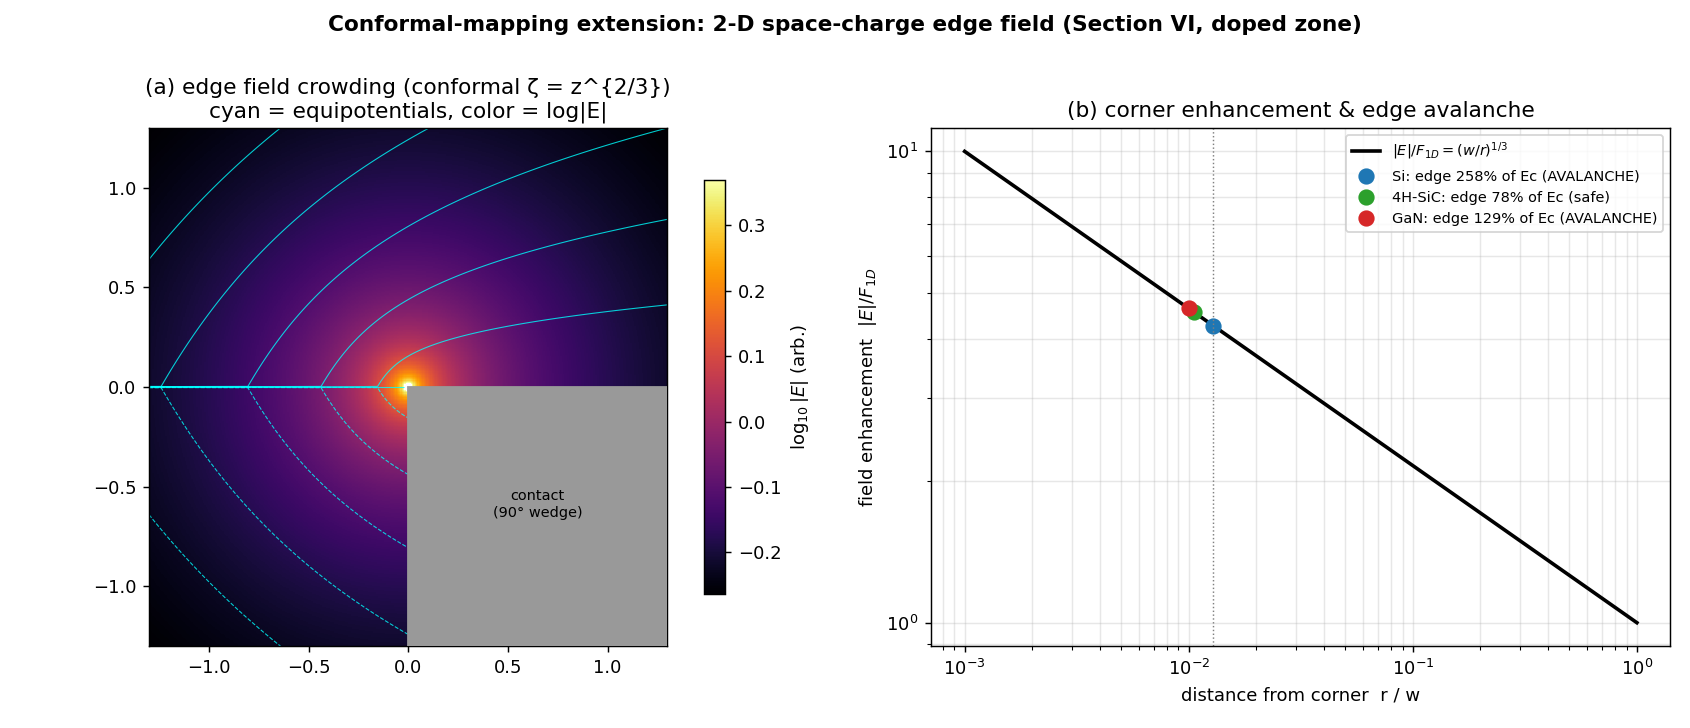

Recreate this plot in Python.
"""
fig_conformal_edge.py -- conformal-mapping extension of the reverse-recovery
space-charge analysis to 2-D: field crowding at the junction / space-charge-zone
EDGE.

Where conformal mapping legitimately enters (it does NOT apply to the 1-D
diffusion transient): the doped/Schottky swept-out zone of Section VI carries a
constant space charge rho = qN, so in 2-D the potential splits (exactly as in
the SOI Nakagawa Fig-4 method, code fig4_conformal.py)

    phi(x,y) = phi_p(y) + psi(x,y),

a 1-D parabolic particular part phi_p carrying the charge (Poisson) plus a
SOURCE-FREE harmonic psi (Laplace).  psi carries the 2-D boundary shape -- and
at a device edge / junction termination the highly-doped contact forms a corner,
around which psi (hence the field) crowds.  That crowding is a genuine
conformal-mapping problem and it limits the real device: the field peaks at the
edge, so avalanche starts there, below the 1-D parallel-plane value.

Model geometry: the highly-doped contact occupies a 90-degree conducting wedge
(the metallurgical junction meeting the surface at a right angle); the
swept-out space-charge region fills the remaining 270 degrees.  The conformal
map zeta = z^{2/3} sends that 270-degree field wedge to a half-plane, where the
potential is trivial.  Mapping back, the harmonic edge potential is

    psi = C * Im(z^{2/3}),   complex potential  W(z) = -i C z^{2/3},
    E_x - i E_y = -W'(z) = i C (2/3) z^{-1/3}   =>   |E| = (2C/3) r^{-1/3},

the classic r^{-1/3} corner singularity.  Fixing C so the field far from the
corner (r = w, the zone width) equals the 1-D peak field F_1D gives the
enhancement law

    |E|(r) / F_1D = (w / r)^{1/3},

finite in practice at the corner rounding radius r_c.  Applying it to the
fixed-100um-base avalanche fields (fig_materials_fixedgeom) shows the 2-D edge
can push a device into avalanche that the 1-D bulk analysis calls safe.
"""
import os
import numpy as np
import matplotlib
matplotlib.use("Agg")
import matplotlib.pyplot as plt

from benda_spenke_model import Device, storage_times, VT
from space_charge_model import meet_time, sc_widths
from materials import MATERIALS

HERE = os.path.dirname(__file__)

ALPHA = 1.5 * np.pi          # 270-degree field wedge (90-degree electrode)
P = np.pi / ALPHA            # = 2/3 : mapping exponent zeta = z^P


# ---------------------------------------------------------------------------
# conformal harmonic edge field  psi = C Im(z^P),  |E| = C P r^{P-1}
# ---------------------------------------------------------------------------
def complex_potential(z, C):
    """W(z) = -i C z^P, so phi = Re(W) = C Im(z^P) (harmonic)."""
    return -1j * C * np.power(z, P)


def field(z, C):
    """E_x - i E_y = -W'(z) = i C P z^{P-1}."""
    return 1j * C * P * np.power(z, P - 1.0)


def enhancement(r_over_w):
    """|E|(r)/F_1D = (w/r)^{1-P} = (w/r)^{1/3}."""
    return np.power(1.0 / r_over_w, 1.0 - P)


# ---------------------------------------------------------------------------
# 1-D peak avalanche field at a fixed base (from fig_materials_fixedgeom)
# ---------------------------------------------------------------------------
def one_d_peak_field(m, base_um=100.0, ir_ratio=10.0, iF=100.0):
    Q = 1.602176634e-19
    D = 2 * m.mu_n * m.mu_p / (m.mu_n + m.mu_p) * VT
    d = base_um / 2 * 1e-4
    tau = d**2 / D
    dev = Device(d_over_L=1.0, mu_n=m.mu_n, mu_p=m.mu_p, tau=tau, iF=iF,
                 eps_r=m.eps_r)
    iR = ir_ratio * dev.iF
    t0l, t0r = storage_times(dev, iR, method="analytic")
    tm = meet_time(dev, iR, t0l, t0r)
    wl, _ = sc_widths(dev, iR, tm, t0l, t0r)
    F1d = np.sqrt(2 * iR * float(wl) / (dev.eps * m.mu_p))
    return F1d, float(wl)


# ---------------------------------------------------------------------------
def verify(C=1.0):
    """Harmonicity self-check: numerical Laplacian of phi = Re(W) ~ 0."""
    h = 1e-4
    rng = np.random.default_rng(0)
    maxlap = 0.0
    for _ in range(200):
        r = rng.uniform(0.2, 1.0)
        th = rng.uniform(0.15, ALPHA - 0.15)      # interior of the wedge
        z0 = r * np.exp(1j * th)
        def phi(zz):
            return np.real(complex_potential(zz, C))
        lap = (phi(z0 + h) + phi(z0 - h) + phi(z0 + 1j * h) + phi(z0 - 1j * h)
               - 4 * phi(z0)) / h**2
        maxlap = max(maxlap, abs(lap))
    return maxlap


def main():
    # ---- (a) equipotential / field map in the 270-degree wedge ----
    C = 1.0
    n = 400
    g = np.linspace(-1.3, 1.3, n)
    X, Y = np.meshgrid(g, g)
    Z = X + 1j * Y
    th = np.mod(np.angle(Z), 2 * np.pi)
    inwedge = (th <= ALPHA) & (np.abs(Z) > 0.02)     # field region (mask 90-deg electrode)
    with np.errstate(all="ignore"):
        phi = np.real(complex_potential(Z, C))
        Emag = np.abs(field(Z, C))
    phi = np.where(inwedge, phi, np.nan)
    Emag = np.where(inwedge, Emag, np.nan)

    fig, (ax1, ax2) = plt.subplots(1, 2, figsize=(13, 5.6))
    pc = ax1.pcolormesh(X, Y, np.log10(Emag), shading="auto", cmap="inferno")
    ax1.contour(X, Y, phi, levels=14, colors="cyan", linewidths=0.6, alpha=0.8)
    # draw the 90-degree electrode wedge (whole fourth quadrant)
    ax1.fill([0, 1.3, 1.3, 0], [0, 0, -1.3, -1.3], color="0.6", zorder=5)
    ax1.text(0.65, -0.65, "contact\n(90° wedge)", fontsize=8, ha="center", zorder=6)
    ax1.set_aspect("equal"); ax1.set_xlim(-1.3, 1.3); ax1.set_ylim(-1.3, 1.3)
    ax1.set_title("(a) edge field crowding (conformal ζ = z^{2/3})\n"
                  "cyan = equipotentials, color = log|E|")
    fig.colorbar(pc, ax=ax1, label=r"$\log_{10}|E|$ (arb.)", shrink=0.8)

    # verify harmonic
    lap = verify(C)

    # ---- (b) enhancement law + corrected avalanche margins ----
    rw = np.geomspace(1e-3, 1.0, 200)
    ax2.loglog(rw, enhancement(rw), "k", lw=2, label=r"$|E|/F_{1D}=(w/r)^{1/3}$")
    ax2.set_xlabel("distance from corner  r / w")
    ax2.set_ylabel(r"field enhancement  $|E| / F_{1D}$")
    ax2.set_title("(b) corner enhancement & edge avalanche")
    ax2.grid(alpha=0.3, which="both")

    # corrected margins: does the edge field reach Ec?
    print("=" * 78)
    print("Conformal edge-field extension  (90° junction corner, r^{-1/3} crowding)")
    print("=" * 78)
    print(f"harmonicity self-check: max |Laplacian(phi)| = {lap:.2e} (~0)")
    print(f"\nmapping exponent P = pi/alpha = {P:.4f}  (field ~ r^{{{P-1:.3f}}})")
    print("\nedge avalanche at fixed 100um base, iR=10iF, corner radius r_c=1um:")
    print(f"{'mat':<8}{'F_1D[MV/cm]':>13}{'w[um]':>8}{'F_edge(r_c)':>13}"
          f"{'Ec[MV/cm]':>11}{'edge/Ec':>9}")
    r_c_um = 1.0
    for m in MATERIALS:
        F1d, w = one_d_peak_field(m)
        w_um = w * 1e4
        enh = (w_um / r_c_um) ** (1.0 - P)
        F_edge = F1d * enh
        frac = F_edge / m.Ec * 100
        flag = "  <-- AVALANCHE" if F_edge > m.Ec else ""
        print(f"{m.name:<8}{F1d/1e6:>13.2f}{w_um:>8.1f}{F_edge/1e6:>13.2f}"
              f"{m.Ec/1e6:>11.2f}{frac:>8.0f}%{flag}")
        # mark on plot
        tag = "AVALANCHE" if F_edge > m.Ec else "safe"
        ax2.plot(r_c_um / w_um, enh, "o", color=m.color, ms=8,
                 label=f"{m.name}: edge {frac:.0f}% of Ec ({tag})")
    ax2.axvline(r_c_um / (one_d_peak_field(MATERIALS[0])[1] * 1e4), color="gray",
                ls=":", lw=0.8)
    ax2.legend(fontsize=8)
    print("\n-> the 2-D corner crowds the field ~3-4x above the 1-D bulk value,")
    print("   so edge termination (not the 1-D base) sets reverse-recovery")
    print("   ruggedness -- invisible to the paper's 1-D model.")
    print("=" * 78)

    fig.suptitle("Conformal-mapping extension: 2-D space-charge edge field "
                 "(Section VI, doped zone)", fontweight="bold")
    fig.tight_layout(rect=[0, 0, 1, 0.95])
    out = os.path.join(HERE, "fig_conformal_edge.png")
    fig.savefig(out, dpi=130)
    print("wrote", out)


if __name__ == "__main__":
    main()
